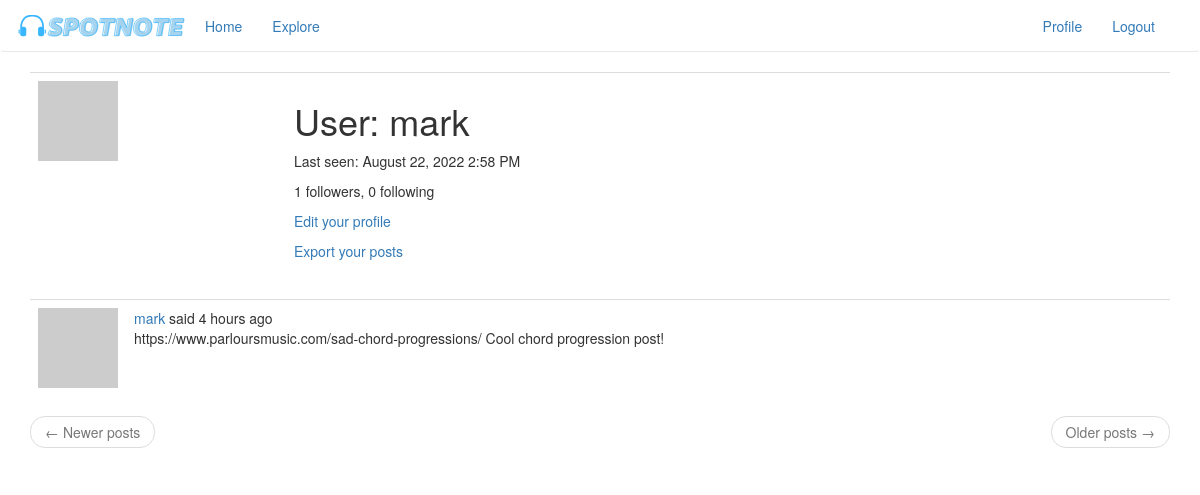
The app's page /user/mark (signed in), older data.
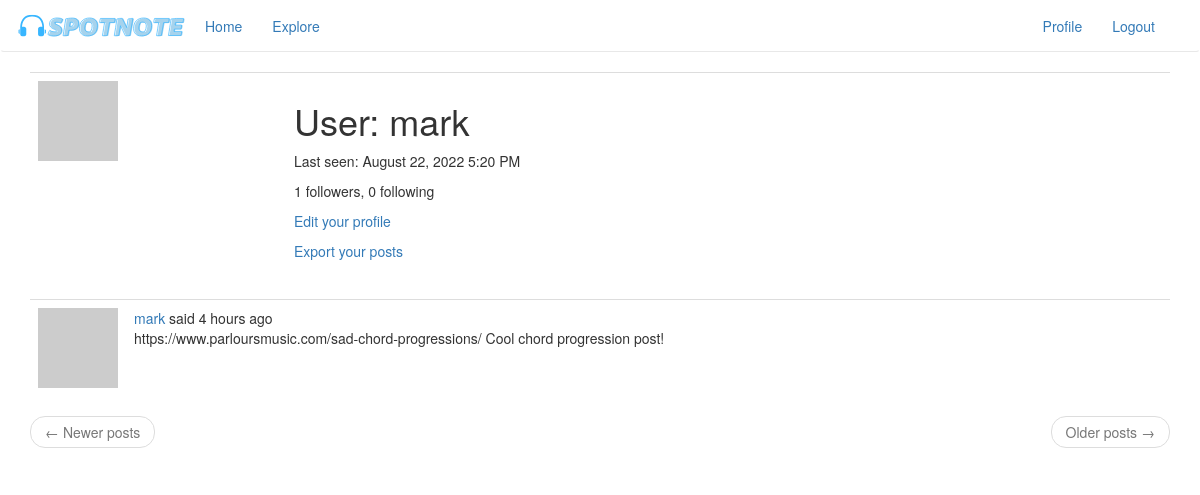
The same page, newer data.
### app/models.py (models this page shows, shortened)
class PaginatedAPIMixin(object):
    @staticmethod
    def to_collection_dict(query, page, per_page, endpoint, **kwargs):
        resources = query.paginate(page, per_page, False)
        data = {
            'items': [item.to_dict() for item in resources.items],
            '_meta': {
                'page': page,
                'per_page': per_page,
                'total_pages': resources.pages,
                'total_items': resources.total
            },
            '_links': {
                'self': url_for(endpoint, page=page, per_page=per_page,
                                **kwargs),
                'next': url_for(endpoint, page=page + 1, per_page=per_page,
                                **kwargs) if resources.has_next else None,
                'prev': url_for(endpoint, page=page - 1, per_page=per_page,
                                **kwargs) if resources.has_prev else None
            }
        }
        return data

class User(UserMixin, PaginatedAPIMixin, db.Model):
    id = db.Column(db.Integer, primary_key=True)
    username = db.Column(db.String(64), index=True, unique=True)
    email = db.Column(db.String(120), index=True, unique=True)
    password_hash = db.Column(db.String(128))
    posts = db.relationship('Post', backref='author', lazy='dynamic')
    about_me = db.Column(db.String(140))
    last_seen = db.Column(db.DateTime, default=datetime.utcnow)
    token = db.Column(db.String(32), index=True, unique=True)
    token_expiration = db.Column(db.DateTime)
    followed = db.relationship(
        'User', secondary=followers,
        primaryjoin=(followers.c.follower_id == id),
        secondaryjoin=(followers.c.followed_id == id),
        backref=db.backref('followers', lazy='dynamic'), lazy='dynamic')
    messages_sent = db.relationship('Message',
                                    foreign_keys='Message.sender_id',
                                    backref='author', lazy='dynamic')
    messages_received = db.relationship('Message',
                                        foreign_keys='Message.recipient_id',
                                        backref='recipient', lazy='dynamic')
    last_message_read_time = db.Column(db.DateTime)
    notifications = db.relationship('Notification', backref='user',
                                    lazy='dynamic')
    tasks = db.relationship('Task', backref='user', lazy='dynamic')
    def avatar(self, size):
        digest = md5(self.email.lower().encode('utf-8')).hexdigest()
        return 'https://www.gravatar.com/avatar/{}?d=identicon&s={}'.format(
            digest, size)
    def get_task_in_progress(self, name):
        return Task.query.filter_by(name=name, user=self,
                                    complete=False).first()

class SearchableMixin(object):
    @classmethod
    def before_commit(cls, session):
        session._changes = {
            'add': list(session.new),
            'update': list(session.dirty),
            'delete': list(session.deleted)
        }
    @classmethod
    def after_commit(cls, session):
        for obj in session._changes['add']:
            if isinstance(obj, SearchableMixin):
                add_to_index(obj.__tablename__, obj)
        for obj in session._changes['update']:
            if isinstance(obj, SearchableMixin):
                add_to_index(obj.__tablename__, obj)
        for obj in session._changes['delete']:
            if isinstance(obj, SearchableMixin):
                remove_from_index(obj.__tablename__, obj)
        session._changes = None

class Post(SearchableMixin, db.Model):
    __searchable__ = ['body']
    id = db.Column(db.Integer, primary_key=True)
    body = db.Column(db.String(140))
    timestamp = db.Column(db.DateTime, index=True, default=datetime.utcnow)
    user_id = db.Column(db.Integer, db.ForeignKey('user.id'))
    language = db.Column(db.String(5))

### app/main/routes.py (the view)
@bp.route('/user/<username>')
@login_required
def user(username):
    user = User.query.filter_by(username=username).first_or_404()
    page = request.args.get('page', 1, type=int)
    posts = user.posts.order_by(Post.timestamp.desc()).paginate(
        page, current_app.config['POSTS_PER_PAGE'], False)
    next_url = url_for('main.user', username=user.username,
                       page=posts.next_num) if posts.has_next else None
    prev_url = url_for('main.user', username=user.username,
                       page=posts.prev_num) if posts.has_prev else None
    form = EmptyForm()
    return render_template('user.html', user=user, posts=posts.items,
                           next_url=next_url, prev_url=prev_url, form=form)

### app/main/routes.py (called while the page is built)
@bp.before_app_request
def before_request():
    if current_user.is_authenticated:
        current_user.last_seen = datetime.utcnow()
        db.session.commit()
        g.search_form = SearchForm()
    g.locale = str(get_locale())

### app/models.py (called while the page is built)
@login.user_loader
def load_user(id):
    return User.query.get(int(id))

### app/templates/user.html (shortened to what this page needs)
{% extends "base.html" %}
{% block app_content %}
    <table class="table table-hover">
        <tr>
            <td width="256px"><img src="{{ user.avatar(256) }}"></td>
            <td>
                <h1>{{ _('User') }}: {{ user.username }}</h1>
                {% if user.last_seen %}
                <p>{{ _('Last seen') }}: {{ moment(user.last_seen).format('LLL') }}</p>
                {% endif %}
                <p>{{ _('%(count)d followers', count=user.followers.count()) }}, {{ _('%(count)d following', count=user.followed.count()) }}</p>
                {% if user == current_user %}
                <p><a href="{{ url_for('main.edit_profile') }}">{{ _('Edit your profile') }}</a></p>
                {% if not current_user.get_task_in_progress('export_posts') %}
                <p><a href="{{ url_for('main.export_posts') }}">{{ _('Export your posts') }}</a></p>
                {% endif %}
                {% endif %}
            </td>
        </tr>
    </table>
    {% for post in posts %}
        {% include '_post.html' %}
    {% endfor %}
    <nav aria-label="...">
        <ul class="pager">
            <li class="previous{% if not prev_url %} disabled{% endif %}">
                <a href="{{ prev_url or '#' }}">
                    <span aria-hidden="true">&larr;</span> {{ _('Newer posts') }}
                </a>
            </li>
            <li class="next{% if not next_url %} disabled{% endif %}">
                <a href="{{ next_url or '#' }}">
                    {{ _('Older posts') }} <span aria-hidden="true">&rarr;</span>
                </a>
            </li>
        </ul>
    </nav>
{% endblock %}

### app/templates/base.html (shortened to what this page needs)
{% extends 'bootstrap/base.html' %}
{% block navbar %}
    <nav class="navbar navbar-dark " style="border-bottom: solid rgb(232, 232, 232) 1px ;align-items: center;">
        <div class="container">
            <div class="navbar-header">
                <a class="navbar-brand" style="padding: 0px;" href="{{ url_for('main.index') }}"><img src="{{ url_for('static', filename='SpotNote.svg') }}"></a>
            </div>
            <div class="collapse navbar-collapse" id="bs-example-navbar-collapse-1">
                <ul class="nav navbar-nav">
                    <li><a href="{{ url_for('main.index') }}">{{ _('Home') }}</a></li>
                    <li><a href="{{ url_for('main.explore') }}">{{ _('Explore') }}</a></li>
                </ul>
                <ul class="nav navbar-nav navbar-right">
                    {% if current_user.is_anonymous %}
                    <li><a href="{{ url_for('auth.login') }}">{{ _('Login') }}</a></li>
                    {% else %}
                    <li><a href="{{ url_for('main.user', username=current_user.username) }}">{{ _('Profile') }}</a></li>
                    <li><a href="{{ url_for('auth.logout') }}">{{ _('Logout') }}</a></li>
                    {% endif %}
                </ul>
            </div>
        </div>
    </nav>
{% endblock %}
{% block content %}
    <div class="container">
        {% block app_content %}{% endblock %}
    </div>
{% endblock %}

### app/templates/_post.html (shortened to what this page needs)
    <table class="table table-hover">
        <tr>
            <td width="75px">
                <a href="{{ url_for('main.user', username=post.author.username) }}">
                    <img src="{{ post.author.avatar(70) }}" />
                </a>
            </td>
            <td>
                {{ _('%(username)s said %(when)s',
                    username=user_link, when=moment(post.timestamp).fromNow()) }}
                <br>
                <span id="post{{ post.id }}">{{ post.body }}</span>
            </td>
        </tr>
    </table>

Row changes from the older to the newer data that the page shows:
changed User "mark": last_seen "August 22, 2022 2:58 PM" → "August 22, 2022 5:20 PM"
